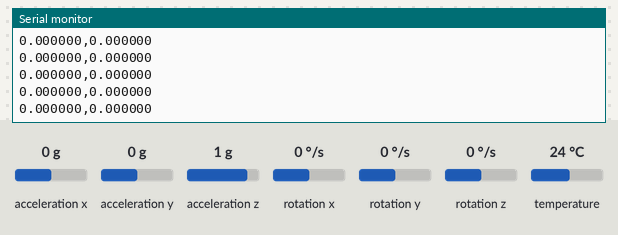
The sketch below on a simulated Arduino Uno, built with avr-gcc and run on an emulated ATmega328P. On the bench: the last lines printed to the serial monitor. The test bench sets the inputs (shaded band); at power-on: acceleration x 0 g, acceleration y 0 g, acceleration z 1 g, rotation x 0 °/s, rotation y 0 °/s, rotation z 0 °/s, temperature 24 °C.

Above: at 1.3 s.
1.4 s: acceleration x set to -1.4 g
At 1.43 s:
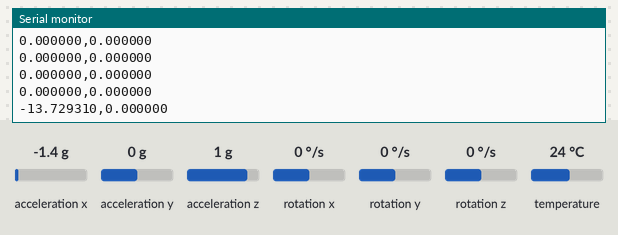
2.9 s: acceleration x set to -0.8 g
At 2.97 s:
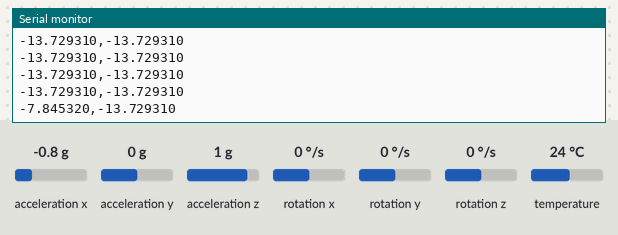
Timing chart, 0 to 5.9 s (numbered marks = the images above; inputs shaded):
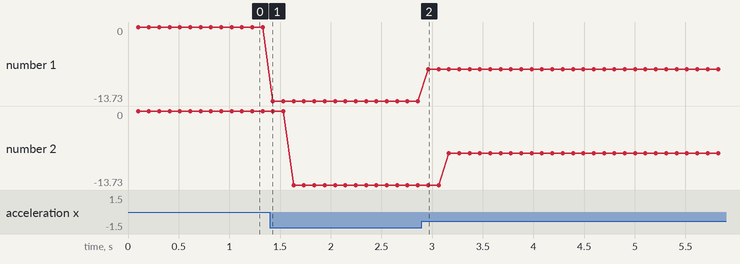

The sketch:

Median_Filter.ino
```cpp
#include <Adafruit_MPU6050.h>
#include <Adafruit_Sensor.h>
#include <Wire.h>

#define STEP_NUM 5

Adafruit_MPU6050 mpu;

float acc_value = 0.0;
float median_acc_value = 0.0;
float acc[STEP_NUM] = {0.0};
float acc_copy[STEP_NUM] = {0.0};
int counter = 0;

void setup(void) {
  Serial.begin(115200);

  // Try to initialize!
  if (!mpu.begin()) {
    Serial.println("Failed to find MPU6050 chip");
    while (1);
  }
  // Serial.println("MPU6050 Found!");

  mpu.setAccelerometerRange(MPU6050_RANGE_8_G);

  mpu.setFilterBandwidth(MPU6050_BAND_21_HZ);

  delay(100);
}
long unsigned int timer = 0;
void loop() {

  if (millis() - timer >= 100) {
    sensors_event_t a, g, temp;
    mpu.getEvent(&a, &g, &temp);
    acc_value = a.acceleration.x;
    median_acc_value = mov_median(counter, acc_value);

    timer = millis();
    Serial.print(acc_value, 6); Serial.print(","); Serial.println(median_acc_value, 6);
  }


}

float mov_median(int* counter, float input) {
  float med = 0.0;
  if (*counter < STEP_NUM - 1) {
    acc[*counter] = input;
    acc_copy[*counter] = input;
    *counter++;
    return input;
  }

  acc[STEP_NUM - 1] = input;
  acc_copy[STEP_NUM - 1] = input;

  med = median(acc_copy, STEP_NUM);

  copy_arr(acc, acc_copy, STEP_NUM);

  leftRotate(acc, STEP_NUM);
  leftRotate(acc_copy, STEP_NUM);

  return med;
}

float median(float* a, int n)
{
    // First we sort the array
    quickSort(a, 0, n-1);

    // check for even case
    if (n % 2 != 0)
        return (float)a[n / 2];

    return (float)(a[(n - 1) / 2] + a[n / 2]) / 2.0;
}
// A utility function to swap two elements
void swap(float* a, float* b)
{
    float t = *a;
    *a = *b;
    *b = t;
}

/* This function takes last element as pivot, places
the pivot element at its correct position in sorted
array, and places all smaller (smaller than pivot)
to left of pivot and all greater elements to right
of pivot */
int partition (float* arr, int low, int high)
{
    int pivot = arr[high]; // pivot
    int i = (low - 1); // Index of smaller element

    for (int j = low; j <= high - 1; j++)
    {
        // If current element is smaller than the pivot
        if (arr[j] < pivot)
        {
            i++; // increment index of smaller element
            swap(&arr[i], &arr[j]);
        }
    }
    swap(&arr[i + 1], &arr[high]);
    return (i + 1);
}

/* The main function that implements QuickSort
arr[] --> Array to be sorted,
low --> Starting index,
high --> Ending index */
void quickSort(float arr[], int low, int high)
{
    if (low < high)
    {
        /* pi is partitioning index, arr[p] is now
        at right place */
        int pi = partition(arr, low, high);

        // Separately sort elements before
        // partition and after partition
        quickSort(arr, low, pi - 1);
        quickSort(arr, pi + 1, high);
    }
}

void copy_arr(float* arr1, float* arr2, int n){
  for(int i = 0; i < n; i++){
    arr2[i] = arr1[i];
  }

}

void leftRotate(float* arr, int n)
{
  int temp = arr[0], i;
  for (i = 0; i < n - 1; i++)
    arr[i] = arr[i + 1];

  arr[i] = temp;
}
```

Measured:
- after the input at 1.4 s, the serial monitor: prints a new line at once (image 1)
- after the input at 2.9 s, the serial monitor: prints a new line after 0.06 s (image 2)
- plotted number 1: 0 → -13.73 after the input at 1.4 s, -13.73 → -7.85 after the input at 2.9 s
- plotted number 2: 0 → -13.73 after the input at 1.4 s, -13.73 → -7.85 after the input at 2.9 s
